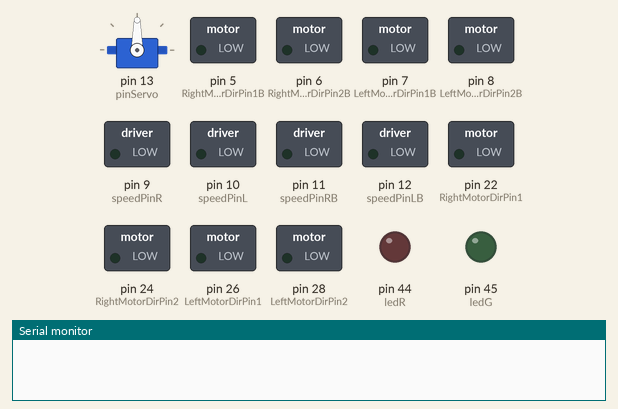
This sketch was run on a simulated Arduino Mega 2560, built with avr-gcc and run on an emulated ATmega2560. On the bench: servo, switched loads named in the sketch (green lamp = pin HIGH), output pins drawn as LEDs (lit = HIGH), the last lines printed to the serial monitor.

Above: at 0.1 s.
At 3.1 s:
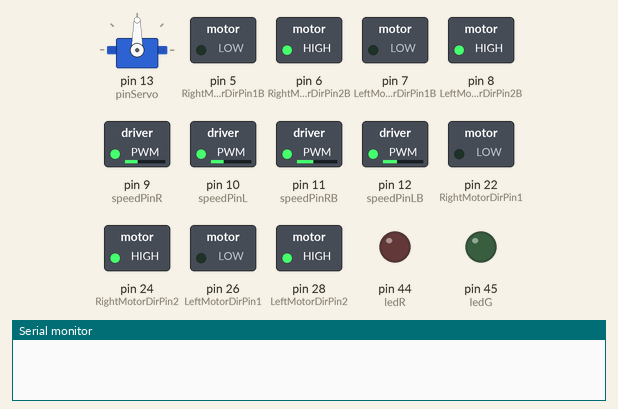
At 12.1 s:
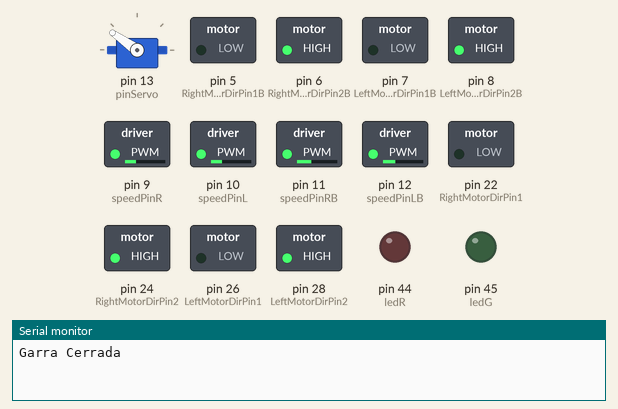
At 21.7 s:
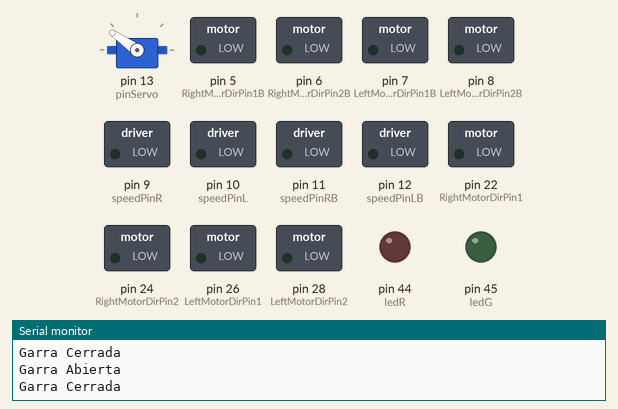
At 26.2 s:
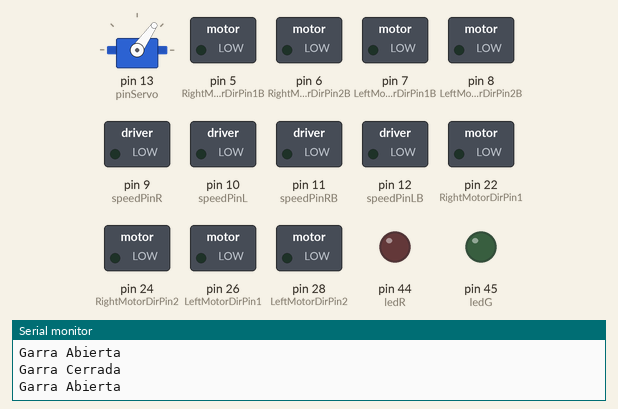
At 39.2 s:
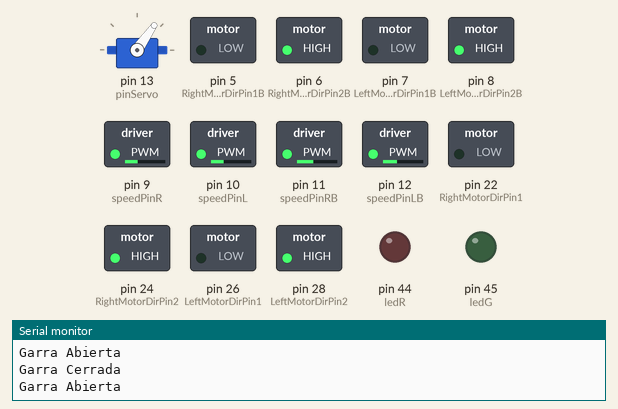
Timing chart, 0 to 40.0 s (numbered marks = the images above):
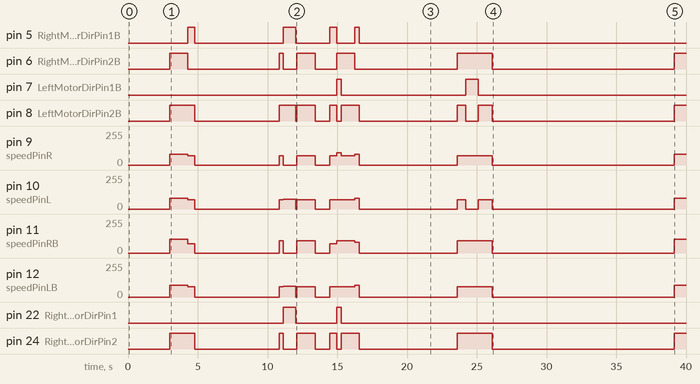

Measured:
- by itself, pin 5 (RightMotorDirPin1B): LOW → HIGH at 4.3 s, → LOW 0.50 s later, → HIGH 6.3 s later, → LOW 0.90 s later, … (8 changes in this stretch)
- by itself, pin 6 (RightMotorDirPin2B): LOW → HIGH at 3.0 s, → LOW 1.3 s later, → HIGH 6.5 s later, → LOW 0.30 s later, … (11 changes in this stretch)
- by itself, pin 7 (LeftMotorDirPin1B): LOW → HIGH at 15.0 s, → LOW 0.30 s later, → HIGH 8.9 s later, → LOW 0.90 s later
- by itself, pin 22 (RightMotorDirPin1): LOW → HIGH at 11.1 s, → LOW 0.90 s later, → HIGH 2.9 s later, → LOW 0.30 s later
- by itself, pin 24 (RightMotorDirPin2): LOW → HIGH at 3.0 s, → LOW 1.8 s later, → HIGH 6.0 s later, → LOW 0.30 s later, … (13 changes in this stretch)
- by itself, pin 26 (LeftMotorDirPin1): LOW → HIGH at 4.3 s, → LOW 0.50 s later, → HIGH 9.7 s later, → LOW 0.50 s later, … (8 changes in this stretch)
- by itself, servo on pin 13 (pinServo): 90° → 145° at 11.1 s, → 55° 5.5 s later, → 145° 5.0 s later, → 55° 3.5 s later
- by itself, pin 9 (speedPinR): 0/255 → 80/255 at 3.0 s, → 70/255 1.3 s later, → 0/255 0.50 s later, → 70/255 6.0 s later, … (15 changes in this stretch)

The sketch:

RoboObeja.ino
```cpp
#include <Wire.h>
#include <Adafruit_TCS34725.h>
#include <Servo.h>
#include <NewPing.h>
#include <MPU6050.h>

// ----- SENSOR RGB -----
Adafruit_TCS34725 tcs = Adafruit_TCS34725(TCS34725_INTEGRATIONTIME_50MS, TCS34725_GAIN_4X);

// ----- LEDS -----
const int ledR = 44;
const int ledG = 45;
const int ledB = 46;

// ----- VELOCIDAD Y MOTORES -----
#define SPEED 100
#define TURN_SPEED 100
#define Strafe_Speed 80

#define MID_SPEED 100
#define HIGH_SPEED 120
#define LOW_SPEED 80
#define LONG_DELAY_TIME 70
#define DELAY_TIME 40
#define SHORT_DELAY_TIME 30

#define speedPinR 9
#define RightMotorDirPin1 22
#define RightMotorDirPin2 24
#define speedPinL 10
#define LeftMotorDirPin1 26
#define LeftMotorDirPin2 28

#define speedPinRB 11
#define RightMotorDirPin1B 5
#define RightMotorDirPin2B 6
#define speedPinLB 12
#define LeftMotorDirPin1B 7
#define LeftMotorDirPin2B 8

#define MAX_DISTANCE 300

NewPing sonar1(52,53, MAX_DISTANCE);//der
NewPing sonar2(50, 51, MAX_DISTANCE);//frontal der
NewPing sonar3(48, 47, MAX_DISTANCE);//frontal izq
NewPing sonar4(42, 43, MAX_DISTANCE);//izq
NewPing sonar5(38,39,MAX_DISTANCE);

//Sensores IR
#define sensor1   A4 // Left most sensor
#define sensor2   A3 // 2nd Left   sensor
#define sensor3   A2 // center sensor
#define sensor4   A1 // 2nd right sensor// Right most sensor
#define sensor5   A0 // Right most sensor

const int FRONT_THRESHOLD = 15;
const int SIDE_CLEAR = 30;
const int VERY_CLOSE = 2;
const int MOVE_SPEED = LOW_SPEED;
const int TURN_SPEED_SLOW = LOW_SPEED;
const unsigned long TURN_TIMEOUT = 1600;
const int READ_REPEATS = 3;

const uint8_t MPU = 0x68;     // dirección I2C correcta
float gyroZ_offset = 0.0;     // offset de giro Z calculado en calibración
float yaw_deg = 0.0;          // ángulo integrado (grados)
unsigned long t_prev = 0;     // timestamp para integrar (micros)

Servo garra;
int pinServo = 13;
bool garraAbierta = true;

bool rampa=false;
bool rampaTope=false;
// -------- FUNCIONES DE MOTORES --------
void FR_fwd(int speed){digitalWrite(RightMotorDirPin1, LOW);digitalWrite(RightMotorDirPin2,HIGH); analogWrite(speedPinR,speed);}

void FR_bck(int speed){
int boosted_Speed = speed*1.3; // limitar máximo PWM
digitalWrite(RightMotorDirPin1,HIGH);
digitalWrite(RightMotorDirPin2,LOW);
analogWrite(speedPinR,boosted_Speed);}

void FL_fwd(int speed){digitalWrite(LeftMotorDirPin1,LOW); digitalWrite(LeftMotorDirPin2,HIGH); analogWrite(speedPinL,speed);}
void FL_bck(int speed){digitalWrite(LeftMotorDirPin1,HIGH); digitalWrite(LeftMotorDirPin2,LOW); analogWrite(speedPinL,speed);}
void RR_fwd(int speed){digitalWrite(RightMotorDirPin1B, LOW); digitalWrite(RightMotorDirPin2B,HIGH); analogWrite(speedPinRB,speed*1.3);}
void RR_bck(int speed){digitalWrite(RightMotorDirPin1B, HIGH); digitalWrite(RightMotorDirPin2B,LOW); analogWrite(speedPinRB,speed);}


//ajuste de potencias
void RL_fwd(int speed){
  int boostedSpeed = speed * 1.1;       // +10% de potencia
  if(boostedSpeed > 255) boostedSpeed = 255;  // limitar máximo PWM
  digitalWrite(LeftMotorDirPin1B,LOW);
  digitalWrite(LeftMotorDirPin2B,HIGH);
  analogWrite(speedPinLB, boostedSpeed);
}

void RL_bck(int speed){
  int boostedSpeed = speed * 1.1;       // +10% de potencia
  if(boostedSpeed > 255) boostedSpeed = 255;  // limitar máximo PWM
  digitalWrite(LeftMotorDirPin1B,HIGH);
  digitalWrite(LeftMotorDirPin2B,LOW);
  analogWrite(speedPinLB, boostedSpeed);
}
void stop_Stop(){analogWrite(speedPinLB,0); analogWrite(speedPinRB,0); analogWrite(speedPinL,0); analogWrite(speedPinR,0);}

void go_advance(int speed){RL_fwd(speed); RR_fwd(speed); FR_fwd(speed); FL_fwd(speed);}
void go_back(int speed){RL_bck(speed); RR_bck(speed); FR_bck(speed); FL_bck(speed);}
void left_turn(int speed){RL_bck(speed); RR_fwd(speed); FR_fwd(speed); FL_bck(0);}
void right_turn(int speed){RL_fwd(speed); RR_bck(0); FR_bck(0); FL_fwd(speed);}

void strafe_right(int strafe_Speed){RL_bck(strafe_Speed); RR_fwd(strafe_Speed); FR_bck(strafe_Speed); FL_fwd(strafe_Speed);}
void strafe_left(int strafe_Speed){RL_fwd(strafe_Speed); RR_bck(strafe_Speed); FR_fwd(strafe_Speed); FL_bck(strafe_Speed);}

//sigue lineas funciones de movimiento----------
void forward(int speed_left,int speed_right)
{
   RL_fwd(speed_left);
   RR_fwd(speed_right);
   FR_fwd(speed_right);
   FL_fwd(speed_left);
}
void reverse(int speed)
{
   RL_bck(speed);
   RR_bck(speed);
   FR_bck(speed);
   FL_bck(speed);
}
void right_shift(int speed_fl_fwd,int speed_rl_bck ,int speed_rr_fwd,int speed_fr_bck)
{
  FL_fwd(speed_fl_fwd);
  RL_bck(speed_rl_bck);
  RR_fwd(speed_rr_fwd);
  FR_bck(speed_fr_bck);
}
void left_shift(int speed_fl_bck,int speed_rl_fwd ,int speed_rr_bck,int speed_fr_fwd)
{
   FL_bck(speed_fl_bck);
   RL_fwd(speed_rl_fwd);
   RR_bck(speed_rr_bck);
   FR_fwd(speed_fr_fwd);
}

void right(int speed)
{
   RL_fwd(speed);
   RR_bck(0);
   FR_bck(0);
   FL_fwd(speed);
}
void left(int speed)
{
   RL_fwd(0);
   RR_bck(speed);
   FR_bck(speed);
   FL_fwd(0);
}
void right_back(int speed)
{
   RL_bck(speed);
   RR_fwd(0);
   FR_fwd(0);
   FL_bck(speed);
}
void sharpRightTurn(int speed_left,int speed_right)
{
   RL_fwd(speed_left);
   RR_bck(speed_right);
   FR_bck(speed_right);
   FL_fwd(speed_left);
}
void sharpLeftTurn(int speed_left,int speed_right){
   RL_bck(speed_left);
   RR_fwd(speed_right);
   FR_fwd(speed_right);
   FL_bck(speed_left);
}

void stop_bot()    //Stop
{
  analogWrite(speedPinLB,0);
  analogWrite(speedPinRB,0);
  analogWrite(speedPinL,0);
  analogWrite(speedPinR,0);
  digitalWrite(RightMotorDirPin1B, LOW);
  digitalWrite(RightMotorDirPin2B,LOW);
  digitalWrite(LeftMotorDirPin1B, LOW);
  digitalWrite(LeftMotorDirPin2B,LOW);
  digitalWrite(RightMotorDirPin1, LOW);
  digitalWrite(RightMotorDirPin2,LOW);
  digitalWrite(LeftMotorDirPin1, LOW);
  digitalWrite(LeftMotorDirPin2,LOW);
  delay(40);
}

// -------- INICIALIZACIÓN DE PINES --------
void init_GPIO(){
  pinMode(RightMotorDirPin1, OUTPUT);
  pinMode(RightMotorDirPin2, OUTPUT);
  pinMode(speedPinR, OUTPUT);
  pinMode(LeftMotorDirPin1, OUTPUT);
  pinMode(LeftMotorDirPin2, OUTPUT);
  pinMode(speedPinL, OUTPUT);
  pinMode(RightMotorDirPin1B, OUTPUT);
  pinMode(RightMotorDirPin2B, OUTPUT);
  pinMode(speedPinRB, OUTPUT);
  pinMode(LeftMotorDirPin1B, OUTPUT);
  pinMode(LeftMotorDirPin2B, OUTPUT);
  pinMode(speedPinLB, OUTPUT);
  pinMode(ledR, OUTPUT);
  pinMode(ledG, OUTPUT);
  pinMode(ledB, OUTPUT);
  stop_Stop();
}

//debugger de ultras
void checkUltraSounds(){
  unsigned int distRight = sonar1.ping_cm();
  Serial.print("Derecha (cm): ");
  Serial.println(distRight);
  unsigned int distFL = sonar2.ping_cm();
  Serial.print("Frontal izquierda (cm): ");
  Serial.println(distFL);
  unsigned int distFR = sonar3.ping_cm();
  Serial.print("Frontal derecha (cm) : ");
  Serial.println(distFR);
  unsigned int distLeft = sonar4.ping_cm();
  Serial.print("Izquierda (cm): ");
  Serial.println(distLeft);
  unsigned int distBack = sonar5.ping_cm();
  Serial.print("Atras (cm): ");
  Serial.println(distBack);
  delay(1000);
}

// -------- FUNCIÓN CHECAR COLOR --------
String checarColor(){
  uint16_t r,g,b,c;
  float red,green,blue;

  tcs.getRawData(&r,&g,&b,&c);
  if(c==0) c=1; // evitar división entre 0

  red   = (float)r / c * 256;
  green = (float)g / c * 256;
  blue  = (float)b / c * 256;

  Serial.print("R: "); Serial.print(red);
  Serial.print(" G: "); Serial.print(green);
  Serial.print(" B: "); Serial.println(blue);

  // Apagar LEDs antes de encender el correspondiente
  analogWrite(ledR,0);
  analogWrite(ledG,0);
  analogWrite(ledB,0);

  // Condiciones de color
  if(blue > green && blue>red){
    Serial.println("Color Azul");
    return "Azul";
  }
    else if((red+green+blue) <320){
    Serial.println("Color Negro");
    return "Negro";
  }
  else if((red > 155 && red <180) && (green > 105 && green < 135 )&& (blue > 65 && blue < 95)){
    Serial.println("Color Amarillo");
    return "Amarillo";
  }
  else if((red > 175 && red <200) && (green > 100 && green<120)&& (blue>100 && blue<125)){
    Serial.println("Color Rosa");
    return "Rosa";
  }
  else if (green>red && green>blue ){
    Serial.println("Color Verde");
    return "Verde";
  }
  else if(red>green && red>blue){
    Serial.println("Color Rojo");
    return "Rojo";
  }
  else{
    Serial.println("No identifica color");
    return "Null"; //  quieto
  }
}
//--------Lo que sea que haremos para mostrar el color--------------------------------------------------------------------------------
void mostrarColorRGB(String color) {
  if(color == "Rojo") {
    analogWrite(ledR, 0);
    analogWrite(ledG, 255);
    analogWrite(ledB, 255);
  }
  else if(color == "Azul") {
    analogWrite(ledR, 255);
    analogWrite(ledG, 0);
    analogWrite(ledB, 255);
  }
  else if(color == "Verde") {
    analogWrite(ledR, 255);
    analogWrite(ledG, 255);
    analogWrite(ledB, 0);
  }
  else if(color == "Rosa") { // Rojo + Verde
    analogWrite(ledR, 80);   // un poco de rojo
    analogWrite(ledG, 60);   // un poco de verde
    analogWrite(ledB, 255);  // azul apagado
  }
  else if(color == "Amarillo") { // Rojo + Azul = Magenta real
    analogWrite(ledR, 0);    // rojo encendido
    analogWrite(ledG, 255);  // verde completamente apagado
    analogWrite(ledB, 80);   // azul encendido, pero no al máximo (da tono fucsia)
  }
  else if(color == "Negro") {
    while(color == "Negro") {
      // Rojo
      analogWrite(ledR, 0);
      analogWrite(ledG, 255);
      analogWrite(ledB, 255);
      delay(200);
      // Azul
      analogWrite(ledR, 255);
      analogWrite(ledG, 255);
      analogWrite(ledB, 0);
      delay(200);
      // Revisa el color de nuevo
      color = checarColor();
    }
    // Apagar al salir
    analogWrite(ledR, 255);
    analogWrite(ledG, 255);
    analogWrite(ledB, 255);
  }
  else { // Apagado
    analogWrite(ledR, 255);
    analogWrite(ledG, 255);
    analogWrite(ledB, 255);
  }
}


//------S I G U E   L I N E A S -------
void sigueLineas()
{
  String colorB = checarColor();
  String senstr="";
  int s0 = digitalRead(sensor1);
  int s1 = digitalRead(sensor2);
  int s2 = digitalRead(sensor3);
  int s3 = digitalRead(sensor4);
  int s4 = digitalRead(sensor5);
  int sensorvalue=32;
  sensorvalue +=s0*16+s1*8+s2*4+s3*2+s4;
  senstr= String(sensorvalue,BIN);
  senstr=senstr.substring(1,6);

  Serial.print(senstr);

  if (senstr=="10000" || senstr=="01000" || senstr=="11000")
   {
     Serial.println(" Shift Left");
      sharpLeftTurn(LOW_SPEED,MID_SPEED);
    //  left_shift(HIGH_SPEED,HIGH_SPEED,HIGH_SPEED,HIGH_SPEED);
      delay(DELAY_TIME);
      stop_bot();
   }

  if ( senstr=="11100" || senstr=="10100" )
  {
     Serial.println("Slight Shift Left");
      forward(0,HIGH_SPEED);
      delay(DELAY_TIME);
      stop_bot();
  }
  if ( senstr=="01100" ||  senstr=="11110"  || senstr=="10010"  || senstr=="10110"  || senstr=="11010")
  {
     Serial.println("Slight Left");
      forward(LOW_SPEED,MID_SPEED);
      delay(DELAY_TIME);
  }
 if (senstr=="01110" || senstr=="01010" || senstr=="00100"  || senstr=="10001"  || senstr=="10101"  || senstr=="10011" || senstr=="11101" || senstr=="10111" || senstr=="11011"  || senstr=="11001")
  {
     Serial.println("Forward");
      forward(MID_SPEED,MID_SPEED);
      delay(DELAY_TIME);
       stop_bot();
  }
 if ( senstr=="00110" || senstr=="01111" || senstr=="01001" || senstr=="01011" || senstr=="01101")
  {
        Serial.println("Slit Right");
      forward(MID_SPEED,LOW_SPEED);
      delay(DELAY_TIME);
       stop_bot();
  }
 if (senstr=="00111" || senstr=="00101" )
  {    Serial.println("Slight Shift to Right ");
       forward(HIGH_SPEED,0);
      delay(DELAY_TIME);
      stop_bot();
  }
 if (senstr=="00001" || senstr=="00010" || senstr=="00011")
 {
   Serial.println("Shift to Right");
   sharpRightTurn(MID_SPEED,LOW_SPEED);
    //  right_shift(HIGH_SPEED,HIGH_SPEED,HIGH_SPEED,HIGH_SPEED);
      delay(DELAY_TIME);
      stop_bot();

 }
}


// -------- SETUP --------
void setup(){
  Serial.begin(9600);
  init_GPIO();

  pinMode(ledR, OUTPUT);
  pinMode(ledG, OUTPUT);
  pinMode(ledB, OUTPUT);

  garra.attach(pinServo);
 // (ver versión nueva abajo)

}

//-----G A R R A-----
void abrirGarra(){
  garra.write(55);
  Serial.println("Garra Abierta");
  garraAbierta = true;
}

void cerrarGarra(){
  garra.write(145);
  Serial.println("Garra Cerrada");
  garraAbierta = false;
}
//-------------------------------------------------------------------------------------------------------E X P L O R E (GOATEST)------------------------------------------
void explorePistaC0() {
  unsigned int distRight = sonar1.ping_cm();
  unsigned int distFL = sonar2.ping_cm();
  unsigned int distFR = sonar3.ping_cm();
  unsigned int distLeft = sonar4.ping_cm();
  unsigned int distBack = sonar5.ping_cm();

  String colorActual = checarColor();
  mostrarColorRGB(colorActual);
  delay(500);

  static bool rampa = false;
  static bool rampaTope = false;
  static bool reversa = false;

  // --- NAVEGACIÓN HASTA LA RAMPA (ROJO) ---
  if (!rampa) {
    if (colorActual == "Rojo") {
      stop_bot();
      delay(300);
      rampa = true;
    } else {
      // Navegación tipo laberinto con regla de mano derecha
      if (distFR < 10 && distFL < 10) {
        go_advance(70);
        delay(400);
      } else if (distRight < 3) {
        strafe_left(60);
        delay(150);
      } else if (distLeft < 3) {
        strafe_right(60);
        delay(150);
      } else if (distFR < 5 && distFL > 6) {
        strafe_left(60);
        delay(200);
      } else if (distFL < 5 && distFR > 6) {
        strafe_right(60);
        delay(200);
      } else if (distFR < 8 && distFL < 8) {
        sharpRightTurn(70, 70);
        delay(500);
      } else {
        go_advance(80);
        delay(400);
      }

      if (colorActual == "Negro") {
        reverse(70);
        delay(400);
        strafe_left(60);
        delay(250);
      }
    } // ← ESTA LLAVE FALTABA (cierra el else del bloque !rampa)
  }

  // --- SUBIDA DE LA RAMPA ---
  if (rampa && !rampaTope && !reversa) {
    go_advance(90);
    delay(800);
    strafe_left(75);
    delay(250);
    stop_bot();
    delay(100);

    colorActual = checarColor();
    mostrarColorRGB(colorActual);

    if (colorActual == "Verde") {
      stop_bot();
      delay(800);
      rampaTope = true;
      reversa = true;
    }
  }

  // --- REVERSA DE LA RAMPA ---
  if (reversa) {
    reverse(90);
    delay(800);
    strafe_right(75);
    delay(250);
    stop_bot();
    delay(100);

    colorActual = checarColor();
    mostrarColorRGB(colorActual);

    if (colorActual == "Rojo") {
      stop_bot();
      delay(1000);
      reversa = false;
      rampa = false;
      rampaTope = false;
    }
  }

  stop_bot();
  delay(200);
}


void explorePistaC1(){
  unsigned int distRight = sonar1.ping_cm();
  unsigned int distFL = sonar2.ping_cm();
  unsigned int distFR = sonar3.ping_cm();
  unsigned int distLeft = sonar4.ping_cm();
  unsigned int distBack = sonar5.ping_cm();

  String colorActual = checarColor();
  mostrarColorRGB(colorActual);
  delay(500);

  static bool rampa = false;
  static bool rampaTope = false;
  static bool reversa = false;

  // --- NAVEGACIÓN HASTA LA RAMPA (ROJO) ---
  if (!rampa) {
    if (colorActual == "Rojo") {
      stop_bot();
      delay(300);
      rampa = true;
    } else {
      if (distFR < 10 && distFL < 10) {
        go_advance(70);
        delay(300);
      } else if (distRight < 3) {
        strafe_left(60);
        delay(150);
      } else if (distLeft < 3) {
        strafe_right(60);
        delay(150);
      } else if (distFR < 5 && distFL > 6) {
        strafe_left(60);
        delay(200);
      } else if (distFL < 5 && distFR > 6) {
        strafe_right(60);
        delay(200);
      } else if (distFR < 8 && distFL < 8) {
        sharpRightTurn(70, 70);
        delay(500);
      } else {
        reverse(80);
        delay(400);
      }

      if (colorActual == "Negro") {
        reverse(70);
        delay(400);
        strafe_left(70);
        delay(300);
      }
    }
  }

  // --- SUBIDA DE LA RAMPA ---
  if (rampa && !rampaTope && !reversa) {
    go_advance(95);
    delay(1000);
    strafe_left(75);
    delay(250);
    stop_bot();
    delay(100);

    colorActual = checarColor();
    mostrarColorRGB(colorActual);

    if (colorActual == "Verde") {
      stop_bot();
      delay(800);
      rampaTope = true;
      reversa = true;  // Activa la reversa cuando llega al verde
    }
  }

  // --- REVERSA DE LA RAMPA ---
  if (reversa) {
    reverse(90);
    delay(900);
    strafe_left(75);
    delay(250);
    stop_bot();
    delay(100);

    colorActual = checarColor();
    mostrarColorRGB(colorActual);

  stop_bot();
  delay(200);
}
}
void explorePistaA(){
  unsigned int distRight = sonar1.ping_cm();
  unsigned int distFL = sonar2.ping_cm();
  unsigned int distFR = sonar3.ping_cm();
  unsigned int distLeft = sonar4.ping_cm();
  unsigned int distBack = sonar5.ping_cm();

  String colorActual = checarColor();

      if (distFR > 10 && distFL > 10) {
        go_advance(90);
        delay(350);
        stop_bot();
        delay(1000);
      } else if (distRight < 1) {
        strafe_left(60);
        delay(150);
        stop_bot();
        delay(1000);

      }else if (distRight > 10){
        right_turn(80);
        delay(800);
        stop_bot();
        delay(1000);
      }
      else if (distLeft > 10){
        left_turn(80);
        delay(800);
        stop_bot();
        delay(1000);
      }
      else if (distLeft < 1) {
        strafe_right(60);
        delay(150);
        stop_bot();
        delay(1000);
      } else if (distFR > distFL) {
        strafe_left(60);
        delay(200);
        stop_bot();
        delay(100);
      } else if (distFL < distFR) {
        strafe_right(60);
        delay(200);
        stop_bot();
        delay(100);
      } else if(distFR < 1 && distFL<1) {
        reverse(80);
        delay(200);
        stop_bot();
        delay(100);
      }
}
void pistAA(){
          delay(3000);
          go_advance(80);
          delay(1300);
          strafe_left(70);
          delay(500);
          stop_bot();
          delay(6000); //para el juez
          go_advance(70);
          delay(300);
          right_turn(75);
          cerrarGarra();
          delay(900);
          stop_bot();
          go_advance(70);
          delay(1350);
          stop_bot();
          delay(1000);
          strafe_left(70);
          delay(500);
          strafe_right(70);
          delay(300);
          go_advance(70);
          delay(1000);
          strafe_left(80);
          delay(300);
          stop_bot();
          abrirGarra();
          delay(5000);//mas tiempo
          cerrarGarra();
          delay(2000);
          go_advance(70);
          delay(600);
          left_turn(70);
          delay(900);
          go_advance(70);
          abrirGarra();
          delay(1000);
          stop_bot();
          delay(10000);
}
//-----PISTA A------
void pistaA(){
  String colorA = checarColor();

  explorePistaA();
  delay(300);

  if (colorA == "Azul"){
    stop_Stop();
    delay(1000);
    abrirGarra();
    delay(3000);
    cerrarGarra();
    delay(5000);
    go_advance(80);
    delay(400);
  }

  String colorActual = checarColor();
  if (colorActual=="Amarillo"){
    go_advance(70);
    delay(450);
    cerrarGarra();
    stop_bot();
    delay(300);
  }
  if (colorActual=="Azul"){
    stop_bot();
    delay(500);
    abrirGarra();
    delay(1000);
  }

  stop_bot();
  delay(300);
  mostrarColorRGB(colorActual);
  delay(1000);
}

// -------- LOOP PRINCIPAL (GOAT)--------

void loop() {
  //checkUltraSounds();
  //explorePistaC1();
  //delay(1000);
  //delay(100);
  //explore();
  //mostrarColorRGB(color);
  //go_advance(SPEED);
  //pistaA();
  pistAA();
  //cerrarGarra();
  //delay(1000);
  //abrirGarra();
  //delay(10000);
}

///PISTA C LABERINTO
```
